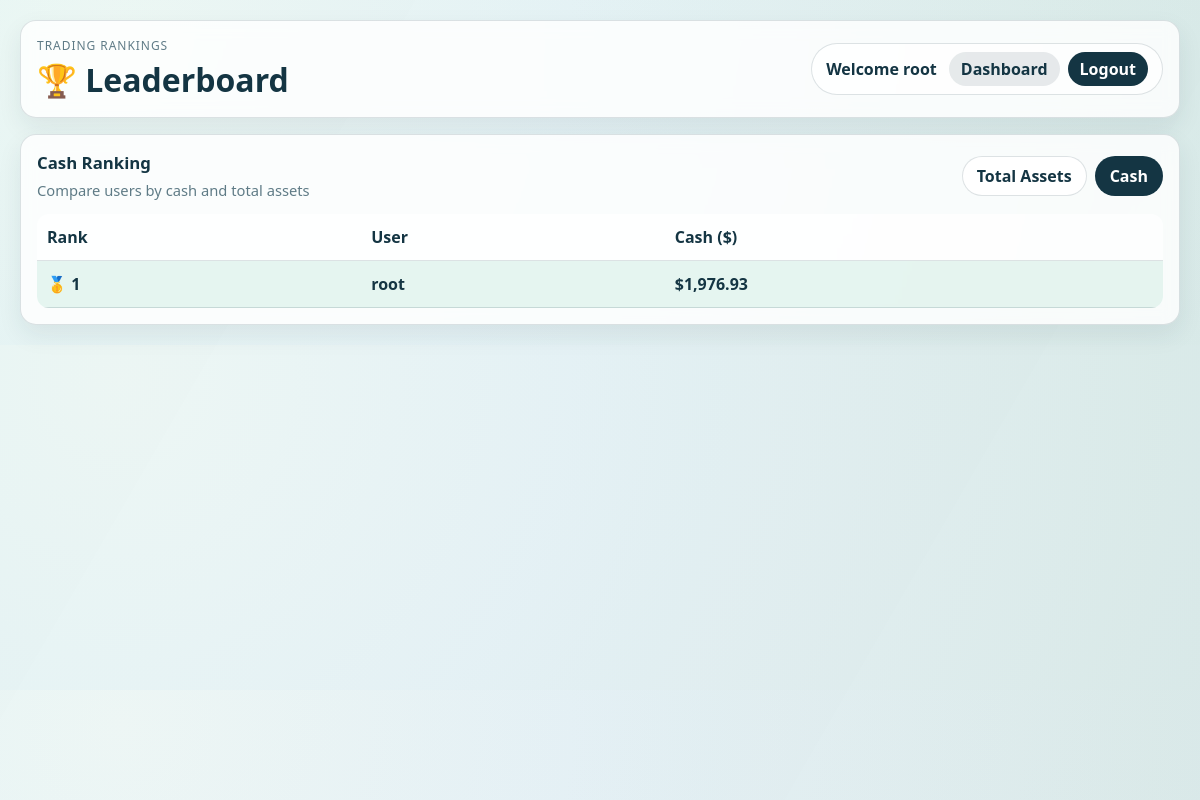
The page /leaderboard (signed in) on the database as committed earlier.
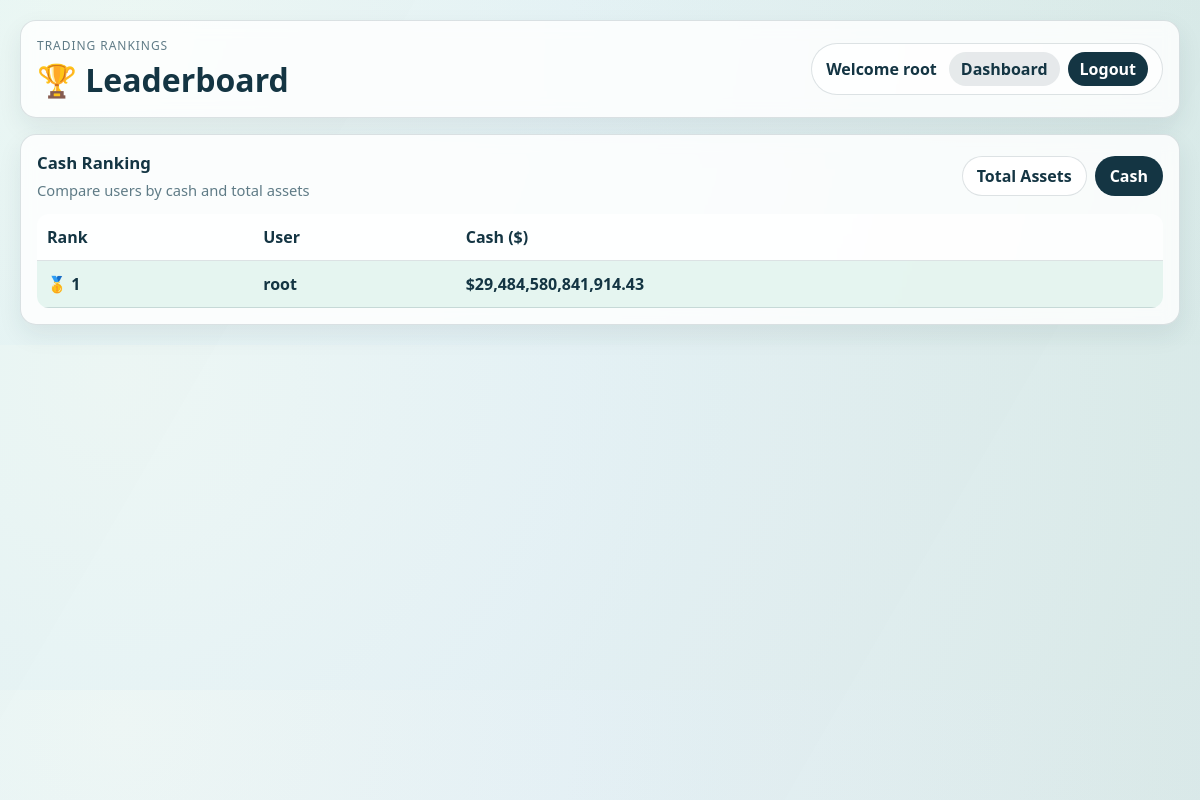
The same page on the database as committed later.
### models.py (models this page shows, shortened)
class User(db.Model):
    id = db.Column(db.Integer, primary_key=True)
    username = db.Column(db.String(30), unique=True, nullable=False)
    email = db.Column(db.String(120), unique=True, nullable=False)
    password_hash = db.Column(db.String(255), nullable=False)
    is_admin = db.Column(db.Boolean, nullable=False, default=False)
    cash = db.Column(db.Numeric(12, 2), nullable=False, default=Decimal("10000.00"))
    created_at = db.Column(db.DateTime, nullable=False, default=datetime.utcnow)
    holdings = db.relationship("StockHolding", back_populates="user", cascade="all, delete-orphan")
    transactions = db.relationship("StockTransaction", back_populates="user", cascade="all, delete-orphan")

### app.py (the view)
@app.route("/leaderboard")
def leaderboard():
    if "user" not in session:
        return redirect("/login")
    ranking_type = request.args.get("type", "cash")
    context = get_leaderboard_context(ranking_type, session["user"])
    return render_template(
        "leaderboard.html",
        **context
    )

### templates/leaderboard.html (shortened to what this page needs)
<!DOCTYPE html>
<html lang="en">
<head>
    <link rel="stylesheet" href="{{ url_for('static', filename='css/leaderboard.css') }}">
</head>
<body>
    <div class="dashboard-bg"></div>
    <main class="leaderboard-page">
        <header class="page-header panel">
            <div>
                <p class="kicker">Trading Rankings</p>
                <h1>🏆 Leaderboard</h1>
            </div>
            <div class="header-actions">
                <div class="user-panel">
                    <p class="welcome-text">Welcome {{ session["user"] }}</p>
                    <div class="user-links">
                        <a class="action-link secondary" href="/dashboard">Dashboard</a>
                        <a class="action-link" href="/logout">Logout</a>
                    </div>
                </div>
            </div>
        </header>
        <section class="panel leaderboard-panel">
            <div class="section-head">
                <div>
                    <h2>{{ title }}</h2>
                    <p class="muted-text">Compare users by cash and total assets</p>
                </div>
                <div class="ranking-tabs">
                    <a href="{{ url_for('leaderboard', type='assets') }}"
                        class="ranking-tab {% if ranking_type == 'assets' %}active{% endif %}">
                        Total Assets
                    </a>
                    <a href="{{ url_for('leaderboard', type='cash') }}"
                        class="ranking-tab {% if ranking_type == 'cash' %}active{% endif %}">
                        Cash
                    </a>
                </div>
            </div>
            <div class="table-wrap">
                <table>
                    <thead>
                        <tr>
                            <th>Rank</th>
                            <th>User</th>
                            <th>{{ value_label }} ($)</th>
                        </tr>
                    </thead>
                    <tbody>
                        {% if users %}
                            {% for user in users %}
                            <tr class="{% if user.username == current_user %}current-user{% endif %}">
                                <td>
                                    {% if loop.index == 1 %}
                                        🥇 1
                                    {% elif loop.index == 2 %}
                                        🥈 2
                                    {% elif loop.index == 3 %}
                                        🥉 3
                                    {% else %}
                                        {{ loop.index }}
                                    {% endif %}
                                </td>
                                <td>{{ user.username }}</td>
                                <td>${{ "{:,.2f}".format(user.cash) }}</td>
                            </tr>
                            {% endfor %}
                        {% else %}
                            <tr>
                                <td colspan="3">No users available.</td>
                            </tr>
                        {% endif %}
                    </tbody>
                </table>
            </div>
        </section>
    </main>
</body>
</html>

### static/css/leaderboard.css (style rules this page uses)
:root { --bg-1: #f6fbff; --bg-2: #e8f5f0; --ink: #143543; --muted: #5f7b86; --panel: rgba(255, 255, 255, 0.82); --line: rgba(20, 53, 67, 0.14); --buy: #0c9e6c; --sell: #d94a4a; --up: #0b9c67; --down: #cc3d57; }
* { box-sizing: border-box; }
body { margin: 0; font-family: "Avenir Next", "Segoe UI", sans-serif; color: var(--ink); background: radial-gradient(circle at 10% 10%, #ffffff 0%, var(--bg-1) 40%, var(--bg-2) 100%); }
.dashboard-bg { position: fixed; inset: 0; background-image: linear-gradient(120deg, rgba(12, 158, 108, 0.08) 0%, rgba(19, 73, 125, 0.07) 100%); pointer-events: none; z-index: 0; }
.leaderboard-page { position: relative; z-index: 1; display: grid; gap: 16px; padding: 20px; max-width: 1280px; margin: 0 auto; }
.panel { background: var(--panel); border: 1px solid var(--line); border-radius: 16px; padding: 16px; backdrop-filter: blur(8px); box-shadow: 0 10px 24px rgba(21, 45, 64, 0.08); }
.page-header { display: flex; justify-content: space-between; align-items: center; gap: 16px; flex-wrap: wrap; }
.kicker { text-transform: uppercase; letter-spacing: 0.08em; font-size: 0.75rem; color: var(--muted); margin: 0 0 4px; }
.header-actions { display: flex; align-items: center; gap: 12px; flex-wrap: wrap; justify-content: flex-end; }
.user-panel { display: flex; align-items: center; gap: 12px; padding: 8px 14px; border: 1px solid var(--line); border-radius: 999px; background: rgba(255, 255, 255, 0.72); }
.welcome-text { margin: 0; font-weight: 600; color: var(--ink); }
.user-links { display: flex; align-items: center; gap: 8px; }
.action-link { display: inline-flex; align-items: center; justify-content: center; min-height: 34px; padding: 0 12px; border-radius: 999px; background: var(--ink); color: #fff; text-decoration: none; font-weight: 600; }
.action-link.secondary { background: rgba(20, 53, 67, 0.1); color: var(--ink); }
h1 { margin: 0; font-size: clamp(1.4rem, 2.8vw, 2rem); }
h2 { margin: 0 0 6px; font-size: 1.05rem; }
.leaderboard-panel { overflow: hidden; }
.section-head { display: flex; justify-content: space-between; align-items: center; gap: 16px; flex-wrap: wrap; margin-bottom: 14px; }
.muted-text { margin: 0; color: var(--muted); font-size: 0.92rem; }
.ranking-tabs { display: flex; gap: 8px; }
.ranking-tab { border: 1px solid var(--line); background: white; color: var(--ink); border-radius: 999px; padding: 8px 14px; text-decoration: none; font-weight: 600; }
.ranking-tab.active { background: var(--ink); color: white; }
.table-wrap { overflow-x: auto; }
table { width: 100%; border-collapse: collapse; background: rgba(255, 255, 255, 0.72); border-radius: 12px; overflow: hidden; }
th, td { text-align: left; padding: 12px 10px; border-bottom: 1px solid var(--line); }
th { color: var(--ink); font-weight: 700; }
.current-user { background: rgba(12, 158, 108, 0.1) !important; font-weight: 700; }

Rows that differ between the two databases and show on the page:
changed User "root": cash "1,976.93" → "29,484,580,841,914.43"
